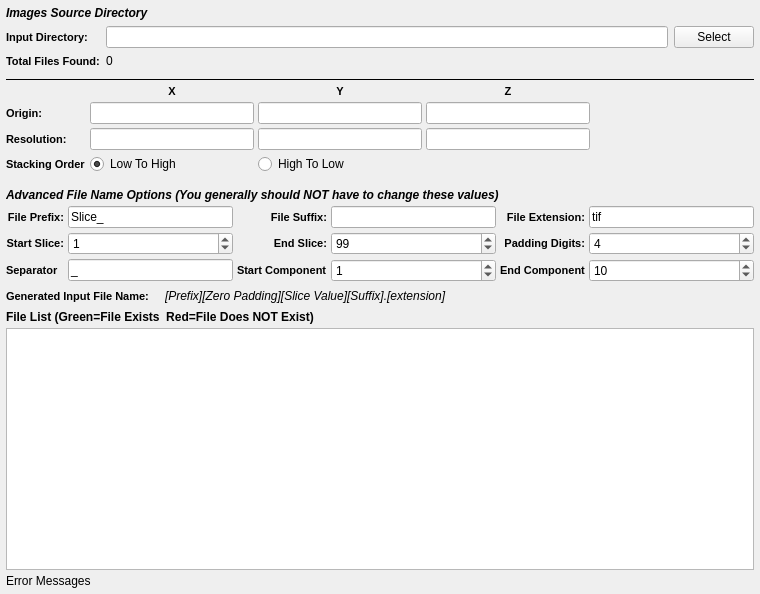
<?xml version="1.0" encoding="UTF-8"?>
<ui version="4.0">
 <class>ImportVectorImageStackWidget</class>
 <widget class="QWidget" name="ImportVectorImageStackWidget">
  <property name="geometry">
   <rect>
    <x>0</x>
    <y>0</y>
    <width>760</width>
    <height>594</height>
   </rect>
  </property>
  <property name="title" stdset="0">
   <string>Image Stack Import</string>
  </property>
  <layout class="QGridLayout" name="gridLayout_3">
   <property name="leftMargin">
    <number>6</number>
   </property>
   <property name="topMargin">
    <number>0</number>
   </property>
   <property name="rightMargin">
    <number>6</number>
   </property>
   <property name="bottomMargin">
    <number>6</number>
   </property>
   <property name="spacing">
    <number>4</number>
   </property>
   <item row="5" column="0">
    <widget class="QLabel" name="label_58">
     <property name="styleSheet">
      <string notr="true">QLabel 
{
	font-style: italic;font-weight: bold;
font-size: 12px;
}</string>
     </property>
     <property name="text">
      <string>Advanced File Name Options (You generally should NOT have to change these values)</string>
     </property>
    </widget>
   </item>
   <item row="4" column="0">
    <layout class="QGridLayout" name="gridLayout_2">
     <property name="bottomMargin">
      <number>10</number>
     </property>
     <item row="2" column="0">
      <widget class="QLabel" name="label_2">
       <property name="styleSheet">
        <string notr="true">QLabel {
font-weight: bold;
font-size: 11px;
}</string>
       </property>
       <property name="text">
        <string>Resolution:</string>
       </property>
      </widget>
     </item>
     <item row="1" column="0">
      <widget class="QLabel" name="label">
       <property name="styleSheet">
        <string notr="true">QLabel {
font-weight: bold;
font-size: 11px;
}</string>
       </property>
       <property name="text">
        <string>Origin:</string>
       </property>
      </widget>
     </item>
     <item row="2" column="3">
      <widget class="QLineEdit" name="zRes"/>
     </item>
     <item row="1" column="2">
      <widget class="QLineEdit" name="yOrigin"/>
     </item>
     <item row="1" column="3">
      <widget class="QLineEdit" name="zOrigin"/>
     </item>
     <item row="2" column="2">
      <widget class="QLineEdit" name="yRes"/>
     </item>
     <item row="2" column="1">
      <widget class="QLineEdit" name="xRes"/>
     </item>
     <item row="1" column="1">
      <widget class="QLineEdit" name="xOrigin"/>
     </item>
     <item row="0" column="1">
      <widget class="QLabel" name="label_3">
       <property name="styleSheet">
        <string notr="true">QLabel {
font-weight: bold;
font-size: 11px;
}</string>
       </property>
       <property name="text">
        <string>X</string>
       </property>
       <property name="alignment">
        <set>Qt::AlignCenter</set>
       </property>
      </widget>
     </item>
     <item row="0" column="2">
      <widget class="QLabel" name="label_4">
       <property name="styleSheet">
        <string notr="true">QLabel {
font-weight: bold;
font-size: 11px;
}</string>
       </property>
       <property name="text">
        <string>Y</string>
       </property>
       <property name="alignment">
        <set>Qt::AlignCenter</set>
       </property>
      </widget>
     </item>
     <item row="0" column="3">
      <widget class="QLabel" name="label_6">
       <property name="styleSheet">
        <string notr="true">QLabel {
font-weight: bold;
font-size: 11px;
}</string>
       </property>
       <property name="text">
        <string>Z</string>
       </property>
       <property name="alignment">
        <set>Qt::AlignCenter</set>
       </property>
      </widget>
     </item>
     <item row="0" column="4" rowspan="3">
      <spacer name="horizontalSpacer">
       <property name="orientation">
        <enum>Qt::Horizontal</enum>
       </property>
       <property name="sizeHint" stdset="0">
        <size>
         <width>40</width>
         <height>20</height>
        </size>
       </property>
      </spacer>
     </item>
     <item row="3" column="0">
      <widget class="QLabel" name="label_9">
       <property name="styleSheet">
        <string notr="true">QLabel {
font-weight: bold;
font-size: 11px;
}</string>
       </property>
       <property name="text">
        <string>Stacking Order</string>
       </property>
      </widget>
     </item>
     <item row="3" column="1">
      <widget class="QRadioButton" name="m_OrderAscending">
       <property name="text">
        <string>Low To High</string>
       </property>
       <property name="checked">
        <bool>true</bool>
       </property>
      </widget>
     </item>
     <item row="3" column="2">
      <widget class="QRadioButton" name="m_OrderDescending">
       <property name="text">
        <string>High To Low</string>
       </property>
      </widget>
     </item>
    </layout>
   </item>
   <item row="3" column="0">
    <widget class="Line" name="line_9">
     <property name="frameShadow">
      <enum>QFrame::Plain</enum>
     </property>
     <property name="orientation">
      <enum>Qt::Horizontal</enum>
     </property>
    </widget>
   </item>
   <item row="0" column="0">
    <layout class="QGridLayout" name="widgetLayout">
     <property name="topMargin">
      <number>6</number>
     </property>
     <property name="bottomMargin">
      <number>6</number>
     </property>
     <property name="spacing">
      <number>6</number>
     </property>
     <item row="0" column="0" colspan="3">
      <widget class="QLabel" name="label_5">
       <property name="styleSheet">
        <string notr="true">QLabel 
{
	font-style: italic;font-weight: bold;
font-size: 12px;
}</string>
       </property>
       <property name="text">
        <string>Images Source Directory</string>
       </property>
      </widget>
     </item>
     <item row="1" column="0">
      <widget class="QLabel" name="label_29">
       <property name="toolTip">
        <string>The directory that contains the .ang or .ctf files</string>
       </property>
       <property name="styleSheet">
        <string notr="true">QLabel {
font-weight: bold;
font-size: 11px;
}</string>
       </property>
       <property name="text">
        <string>Input Directory:</string>
       </property>
      </widget>
     </item>
     <item row="1" column="1">
      <widget class="QtSLineEdit" name="m_LineEdit"/>
     </item>
     <item row="1" column="2">
      <widget class="QPushButton" name="m_InputDirBtn">
       <property name="text">
        <string>Select</string>
       </property>
      </widget>
     </item>
     <item row="2" column="0">
      <widget class="QLabel" name="label_47">
       <property name="styleSheet">
        <string notr="true">QLabel {
font-weight: bold;
font-size: 11px;
}</string>
       </property>
       <property name="text">
        <string>Total Files Found:</string>
       </property>
      </widget>
     </item>
     <item row="2" column="1">
      <widget class="QLabel" name="m_TotalSlices">
       <property name="text">
        <string>0</string>
       </property>
      </widget>
     </item>
    </layout>
   </item>
   <item row="10" column="0">
    <widget class="QLabel" name="m_ErrorMessage">
     <property name="text">
      <string>Error Messages</string>
     </property>
    </widget>
   </item>
   <item row="9" column="0">
    <widget class="QListWidget" name="m_FileListView">
     <property name="sizePolicy">
      <sizepolicy hsizetype="Expanding" vsizetype="MinimumExpanding">
       <horstretch>0</horstretch>
       <verstretch>0</verstretch>
      </sizepolicy>
     </property>
     <property name="toolTip">
      <string>The list of files that will be imported in the order they will be imported into the HDF5 Ebsd File</string>
     </property>
    </widget>
   </item>
   <item row="8" column="0">
    <widget class="QLabel" name="label_57">
     <property name="font">
      <font>
       <weight>75</weight>
       <italic>false</italic>
       <bold>true</bold>
      </font>
     </property>
     <property name="text">
      <string>File List (Green=File Exists  Red=File Does NOT Exist)</string>
     </property>
    </widget>
   </item>
   <item row="7" column="0">
    <layout class="QHBoxLayout" name="_6">
     <item>
      <widget class="QLabel" name="label_17">
       <property name="styleSheet">
        <string notr="true">QLabel {
font-weight: bold;
font-size: 11px;
}</string>
       </property>
       <property name="text">
        <string>Generated Input File Name:</string>
       </property>
      </widget>
     </item>
     <item>
      <spacer name="horizontalSpacer_24">
       <property name="orientation">
        <enum>Qt::Horizontal</enum>
       </property>
       <property name="sizeType">
        <enum>QSizePolicy::Fixed</enum>
       </property>
       <property name="sizeHint" stdset="0">
        <size>
         <width>12</width>
         <height>20</height>
        </size>
       </property>
      </spacer>
     </item>
     <item>
      <widget class="QLabel" name="m_GeneratedFileNameExample">
       <property name="font">
        <font>
         <italic>true</italic>
        </font>
       </property>
       <property name="text">
        <string>[Prefix][Zero Padding][Slice Value][Suffix].[extension]</string>
       </property>
      </widget>
     </item>
     <item>
      <spacer name="horizontalSpacer_25">
       <property name="orientation">
        <enum>Qt::Horizontal</enum>
       </property>
       <property name="sizeHint" stdset="0">
        <size>
         <width>40</width>
         <height>20</height>
        </size>
       </property>
      </spacer>
     </item>
    </layout>
   </item>
   <item row="6" column="0">
    <layout class="QGridLayout" name="gridLayout_20">
     <item row="1" column="0">
      <widget class="QLabel" name="label_50">
       <property name="styleSheet">
        <string notr="true">QLabel {
font-weight: bold;
font-size: 11px;
}</string>
       </property>
       <property name="text">
        <string>Start Slice:</string>
       </property>
       <property name="alignment">
        <set>Qt::AlignRight|Qt::AlignTrailing|Qt::AlignVCenter</set>
       </property>
      </widget>
     </item>
     <item row="1" column="1">
      <widget class="QSpinBox" name="m_StartIndex">
       <property name="minimumSize">
        <size>
         <width>75</width>
         <height>0</height>
        </size>
       </property>
       <property name="toolTip">
        <string>Which file index to start the import at.</string>
       </property>
       <property name="maximum">
        <number>1000000</number>
       </property>
       <property name="value">
        <number>1</number>
       </property>
      </widget>
     </item>
     <item row="1" column="2">
      <widget class="QLabel" name="label_51">
       <property name="styleSheet">
        <string notr="true">QLabel {
font-weight: bold;
font-size: 11px;
}</string>
       </property>
       <property name="text">
        <string>End Slice:</string>
       </property>
       <property name="alignment">
        <set>Qt::AlignRight|Qt::AlignTrailing|Qt::AlignVCenter</set>
       </property>
      </widget>
     </item>
     <item row="1" column="3">
      <widget class="QSpinBox" name="m_EndIndex">
       <property name="minimumSize">
        <size>
         <width>75</width>
         <height>0</height>
        </size>
       </property>
       <property name="toolTip">
        <string>The file index to stop the import at. (Inclusive)</string>
       </property>
       <property name="maximum">
        <number>1000000</number>
       </property>
       <property name="value">
        <number>99</number>
       </property>
      </widget>
     </item>
     <item row="1" column="4">
      <widget class="QLabel" name="label_21">
       <property name="styleSheet">
        <string notr="true">QLabel {
font-weight: bold;
font-size: 11px;
}</string>
       </property>
       <property name="text">
        <string>Padding Digits:</string>
       </property>
       <property name="alignment">
        <set>Qt::AlignRight|Qt::AlignTrailing|Qt::AlignVCenter</set>
       </property>
      </widget>
     </item>
     <item row="1" column="5">
      <widget class="QSpinBox" name="m_TotalDigits">
       <property name="toolTip">
        <string>The number of digits to allow for the slice index.</string>
       </property>
       <property name="value">
        <number>4</number>
       </property>
      </widget>
     </item>
     <item row="0" column="0">
      <widget class="QLabel" name="label_32">
       <property name="styleSheet">
        <string notr="true">QLabel {
font-weight: bold;
font-size: 11px;
}</string>
       </property>
       <property name="text">
        <string>File Prefix:</string>
       </property>
       <property name="alignment">
        <set>Qt::AlignRight|Qt::AlignTrailing|Qt::AlignVCenter</set>
       </property>
      </widget>
     </item>
     <item row="0" column="1">
      <widget class="QLineEdit" name="m_FilePrefix">
       <property name="toolTip">
        <string>The front part of the input file name</string>
       </property>
       <property name="text">
        <string>Slice_</string>
       </property>
      </widget>
     </item>
     <item row="0" column="2">
      <widget class="QLabel" name="label_13">
       <property name="styleSheet">
        <string notr="true">QLabel {
font-weight: bold;
font-size: 11px;
}</string>
       </property>
       <property name="text">
        <string>File Suffix:</string>
       </property>
       <property name="alignment">
        <set>Qt::AlignRight|Qt::AlignTrailing|Qt::AlignVCenter</set>
       </property>
      </widget>
     </item>
     <item row="0" column="3">
      <widget class="QLineEdit" name="m_FileSuffix">
       <property name="toolTip">
        <string>The part of the filename that comes AFTER the slice index</string>
       </property>
      </widget>
     </item>
     <item row="0" column="4">
      <widget class="QLabel" name="label_56">
       <property name="styleSheet">
        <string notr="true">QLabel {
font-weight: bold;
font-size: 11px;
}</string>
       </property>
       <property name="text">
        <string>File Extension:</string>
       </property>
       <property name="alignment">
        <set>Qt::AlignRight|Qt::AlignTrailing|Qt::AlignVCenter</set>
       </property>
      </widget>
     </item>
     <item row="0" column="5">
      <widget class="QLineEdit" name="m_FileExt">
       <property name="toolTip">
        <string>The file extension of the input files</string>
       </property>
       <property name="text">
        <string>tif</string>
       </property>
      </widget>
     </item>
     <item row="2" column="5">
      <widget class="QSpinBox" name="m_EndComp">
       <property name="toolTip">
        <string>The component index to stop the import at. (Inclusive)</string>
       </property>
       <property name="maximum">
        <number>1000000</number>
       </property>
       <property name="value">
        <number>10</number>
       </property>
      </widget>
     </item>
     <item row="2" column="4">
      <widget class="QLabel" name="label_8">
       <property name="styleSheet">
        <string notr="true">QLabel {
font-weight: bold;
font-size: 11px;
}</string>
       </property>
       <property name="text">
        <string>End Component</string>
       </property>
      </widget>
     </item>
     <item row="2" column="3">
      <widget class="QSpinBox" name="m_StartComp">
       <property name="toolTip">
        <string>Which component index to start the import at.</string>
       </property>
       <property name="maximum">
        <number>1000000</number>
       </property>
       <property name="value">
        <number>1</number>
       </property>
      </widget>
     </item>
     <item row="2" column="2">
      <widget class="QLabel" name="label_7">
       <property name="styleSheet">
        <string notr="true">QLabel {
font-weight: bold;
font-size: 11px;
}</string>
       </property>
       <property name="text">
        <string>Start Component</string>
       </property>
      </widget>
     </item>
     <item row="2" column="0">
      <widget class="QLabel" name="label_10">
       <property name="styleSheet">
        <string notr="true">QLabel {
font-weight: bold;
font-size: 11px;
}</string>
       </property>
       <property name="text">
        <string>Separator</string>
       </property>
      </widget>
     </item>
     <item row="2" column="1">
      <widget class="QLineEdit" name="m_Separator">
       <property name="text">
        <string>_</string>
       </property>
      </widget>
     </item>
    </layout>
   </item>
  </layout>
 </widget>
 <customwidgets>
  <customwidget>
   <class>QtSLineEdit</class>
   <extends>QLineEdit</extends>
   <header location="global">QtSLineEdit.h</header>
  </customwidget>
 </customwidgets>
 <tabstops>
  <tabstop>m_LineEdit</tabstop>
  <tabstop>m_InputDirBtn</tabstop>
  <tabstop>xOrigin</tabstop>
  <tabstop>yOrigin</tabstop>
  <tabstop>zOrigin</tabstop>
  <tabstop>xRes</tabstop>
  <tabstop>yRes</tabstop>
  <tabstop>zRes</tabstop>
  <tabstop>m_FilePrefix</tabstop>
  <tabstop>m_FileSuffix</tabstop>
  <tabstop>m_FileExt</tabstop>
  <tabstop>m_StartIndex</tabstop>
  <tabstop>m_EndIndex</tabstop>
  <tabstop>m_TotalDigits</tabstop>
  <tabstop>m_FileListView</tabstop>
 </tabstops>
 <resources/>
 <connections/>
</ui>
